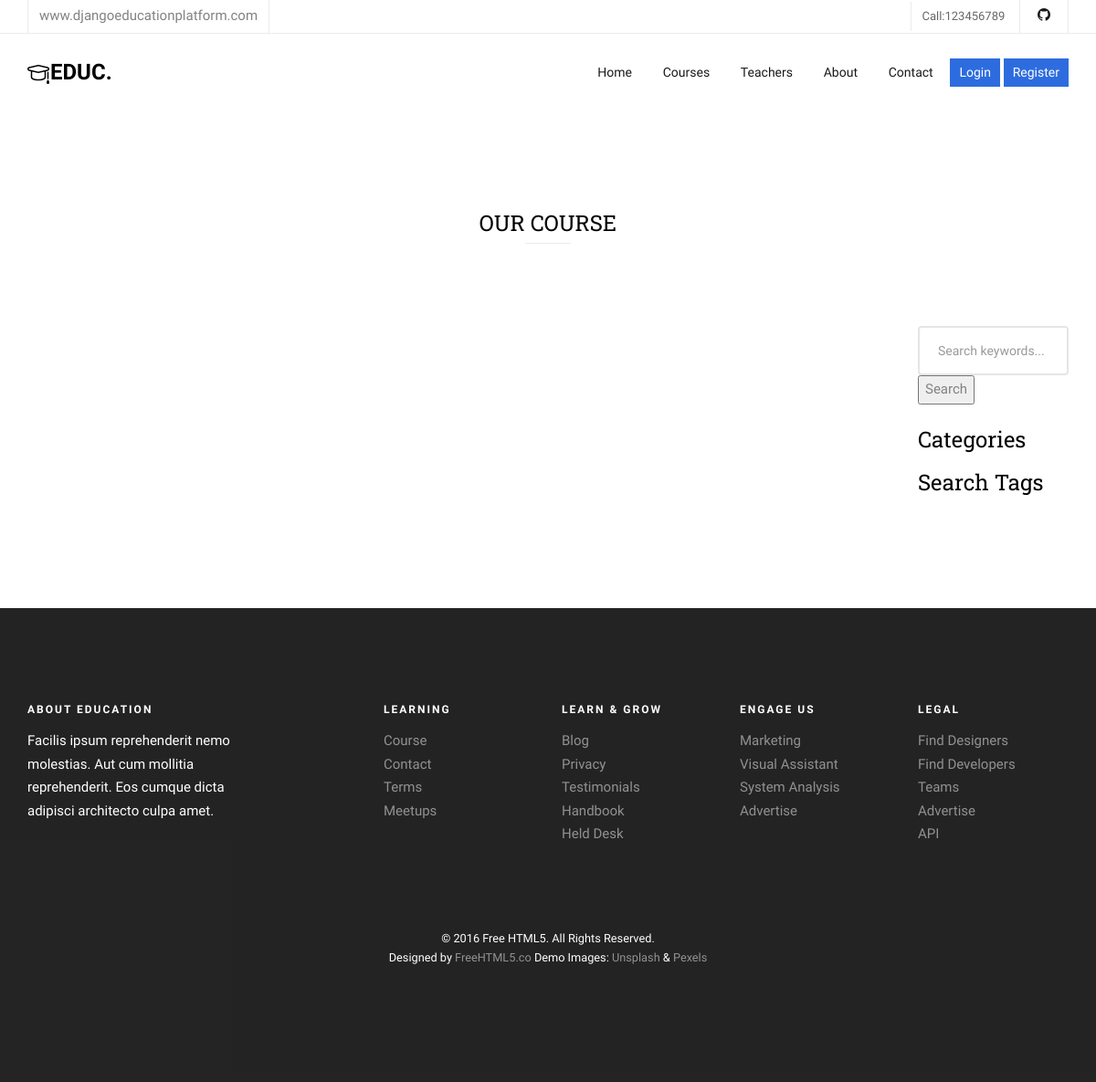
The page /courses/categories/web on the database as committed earlier.
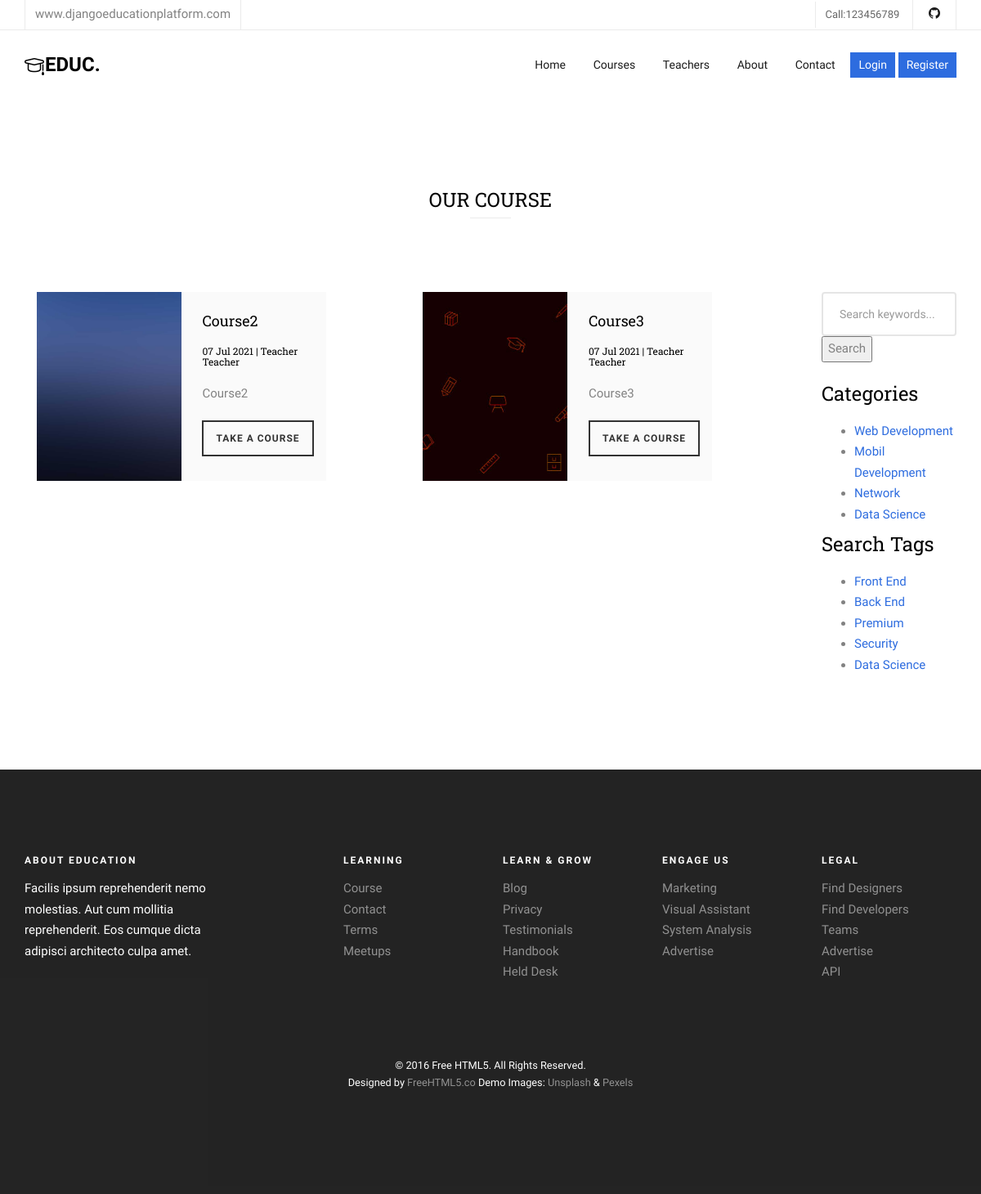
The same page on the database as committed later.
### apps/courses/models.py (models this page shows, shortened)
class Course(models.Model):
    name = models.CharField(max_length=250,unique=True, verbose_name="Course Name")
    description = models.TextField(blank=True, null=True)
    image = models.ImageField(upload_to="courses/%Y%m%d/",default="courses/default.jpg")
    date = models.DateTimeField(auto_now=True)
    available = models.BooleanField(default=True)
    category = models.ForeignKey(Category, null=True, on_delete=models.DO_NOTHING)
    tags =models.ManyToManyField(Tag, blank=True, null =True)
    teacher = models.ForeignKey(Teacher, null=True, on_delete=models.CASCADE)
    students =models.ManyToManyField(User, blank=True, related_name='courses_join')

class Category(models.Model):
    name=models.CharField(max_length=100,null=True)
    slug=models.SlugField(max_length=50,null=True, unique=True)

class Tag(models.Model):
    name=models.CharField(max_length=100,null=True)
    slug=models.SlugField(max_length=50,null=True, unique=True)

### apps/teachers/models.py (models this page shows)
class Teacher(models.Model):
    name = models.CharField(max_length=50)
    title = models.CharField(max_length=50)
    description = models.TextField(blank=True)
    image = models.ImageField(upload_to="courses/%Y/%m/%d/")
    facebook = models.URLField(max_length=100,blank=True)
    twitter = models.URLField(max_length=100,blank=True)
    linkedin = models.URLField(max_length=100,blank=True)
    youtube = models.URLField(max_length=100,blank=True)
    def __str__(self):
        return self.name

### apps/courses/views.py (the view)
# urls.py: path('categories/<slug:category_slug>',views.category, name="category"),
def category(request,category_slug):
    courses = Course.objects.all().filter(category__slug=category_slug)
    categories = Category.objects.all()
    tags = Tag.objects.all()
    context = {
       'courses':courses,
       'categories':categories,
       'tags':tags
    }
    return render(request,'courses/courses.html',context)

### apps/courses/templates/courses/courses.html
{% extends 'core/base.html' %}
{% load static %}
{% block content %}
	<div id="fh5co-course">
		<div class="container">
			<div class="row animate-box">
				<div class="col-md-6 col-md-offset-3 text-center fh5co-heading">
					<h2>Our Course</h2>
				</div>
			</div>
				<div class="row">
					<div class="col-md-10 animate-box fadeInUp animated-fast">
                {% for course in courses %}
				<div class="col-md-6 animate-box">
					<div class="course">
						<a href="#" class="course-img" style="background-image: url({{course.image.url}});">
						</a>
						<div class="desc">
							<h3><a href="#">{{ course.name }}</a></h3>
								<h6><span>{{course.date |date:"d M Y"}}</span> <span>| {{course.teacher}}</span></h6>
							<p>{{ course.description | truncatechars:120 }}</p>
							<span><a href="{% url 'course' course.category.slug course.id %}" class="btn btn-primary btn-sm btn-course">Take A Course</a></span>
						</div>
					</div>
				</div>
				{% endfor %}
			</div>
		<div class="col-md-2 animate-box fadeInUp animated-fast">
			<div class="widget-search ">
				<div class="site-search-area">
					<form method="get" id="site-searchform" action="{% url 'search' %}">
						<div>
							<input class="input-text form-control" name="search" id="search-k" placeholder="Search keywords..." type="text">
							<input id="searchsubmit" value="Search" type="submit" >
						</div>
					</form>
					<br/>
				</div>
			</div>
			<div class="widget-categories ">
				<h3 class="widget-title">Categories</h3>
					<ul>
						{% for category in categories %}
						<li><a href="{% url 'category' category.slug %}">{{ category.name }}</a></li>
						{% endfor %}
					</ul>
			</div>
			<div class="widget-tags">
				<h3 class="widget-title">Search Tags</h3>
				<ul class="tags">
					{% for tag in tags %}
					<li><a href="{% url 'tag' tag.slug %}">{% if tag.slug in request.path %}<b>{{tag.name}}</b> {% else %}{{ tag.name }} {% endif %}</a></li>
					{% endfor %}
				</ul>
			</div>
		</div>
</div>
</div>
</div>
    {% endblock %}

### apps/core/templates/core/base.html (shortened to what this page needs)
{% load static %}
<!DOCTYPE HTML>
<html>
	<head>
	<link rel="stylesheet" href="{% static 'css/animate.css' %}">
	<link rel="stylesheet" href="{% static 'css/icomoon.css' %}">
	<link rel="stylesheet" href="{% static 'css/bootstrap.css' %}">
	<link rel="stylesheet" href="{% static 'css/magnific-popup.css' %}">
	<link rel="stylesheet" href="{% static 'css/owl.carousel.min.css' %}">
	<link rel="stylesheet" href="{% static 'css/owl.theme.default.min.css' %}">
	<link rel="stylesheet" href="{% static 'css/flexslider.css' %}">
	<link rel="stylesheet" href="{% static 'css/pricing.css' %}">
	<link rel="stylesheet" href="{% static 'css/style.css' %}">
    <link rel="stylesheet" href="{% static 'css/responsive.css' %}">
    <link rel="stylesheet" href="{% static 'css/custom.css' %}">
	</head>
	<body>
	<div id="page">
    {% include "core/navbar.html" %}
	{% block content %}
    {% endblock %}
    {% include "core/footer.html" %}

### apps/core/templates/core/navbar.html
{% load static %}
<nav class="fh5co-nav" role="navigation">
    <div class="top">
        <div class="container">
            <div class="row">
                <div class="col-xs-12 text-right">
                    <p class="site">www.djangoeducationplatform.com</p>
                    <p class="num">Call:123456789</p>
                    <ul class="fh5co-social">
                        <li><a href="https://github.com/elifnurkarakoc"><i class="icon-github"></i></a></li>
                    </ul>
                </div>
            </div>
        </div>
    </div>
    <div class="top-menu">
        <div class="container">
            <div class="row">
                <div class="col-xs-2">
                    <div id="fh5co-logo"><a href="{% url 'index' %}"><i class="icon-study"></i>Educ<span>.</span></a></div>
                </div>
                <div class="col-xs-10 text-right menu-1">
                    <ul>
                        <li class="{% if '/' == request.path %} active {% endif %}"><a href="{% url 'index' %}">Home</a></li>
                        <li class="{% if 'course' in request.path%} active {% endif %}"><a href="{% url 'courses' %}">Courses</a></li>
                        <li class="{% if 'teachers' in request.path%} active {% endif %}"><a href="{% url 'teachers' %}">Teachers</a></li>
                        <li class="{% if 'about' in request.path%} active {% endif %}"><a href="{% url 'about' %}">About</a></li>
                        <li class="{% if 'contact' in request.path%} active {% endif %}"><a href="{% url 'contact' %}">Contact</a></li>
                        {% if user.is_authenticated %}
                        <li class="{% if 'dashboard' in request.path%} active {% endif %}"><a href="{% url 'dashboard' %}">{{user.username}}</a></li>
                        <li class="btn-cta"><a href="javascript:{document.getElementById('logout').submit()}"><span>Logout</span></a>
                            <form action="{% url 'logout' %}" method="POST" id="logout">
                                {% csrf_token %}
                                <input type="hidden"/>
                            </form>
                        </li>
                        {% else %}
                        <li class="btn-cta"><a href="{% url 'login' %}"><span>Login</span></a></li>
                        <li class="btn-cta"><a href="{% url 'register' %}"><span>Register</span></a></li>
                        {% endif %}
                    </ul>
                </div>
            </div>
        </div>
    </div>
</nav>

### apps/core/templates/core/footer.html (shortened to what this page needs)
{% load static %}
	<footer id="fh5co-footer" role="contentinfo" >
		<div class="overlay"></div>
		<div class="container">
			<div class="row row-pb-md">
				<div class="col-md-3 fh5co-widget">
					<h3>About Education</h3>
					<p>Facilis ipsum reprehenderit nemo molestias. Aut cum mollitia reprehenderit. Eos cumque dicta adipisci architecto culpa amet.</p>
				</div>
				<div class="col-md-2 col-sm-4 col-xs-6 col-md-push-1 fh5co-widget">
					<h3>Learning</h3>
					<ul class="fh5co-footer-links">
						<li><a href="#">Course</a></li>
						<li><a href="#">Contact</a></li>
						<li><a href="#">Terms</a></li>
						<li><a href="#">Meetups</a></li>
					</ul>
				</div>
				<div class="col-md-2 col-sm-4 col-xs-6 col-md-push-1 fh5co-widget">
					<h3>Learn &amp; Grow</h3>
					<ul class="fh5co-footer-links">
						<li><a href="#">Blog</a></li>
						<li><a href="#">Privacy</a></li>
						<li><a href="#">Testimonials</a></li>
						<li><a href="#">Handbook</a></li>
						<li><a href="#">Held Desk</a></li>
					</ul>
				</div>
				<div class="col-md-2 col-sm-4 col-xs-6 col-md-push-1 fh5co-widget">
					<h3>Engage us</h3>
					<ul class="fh5co-footer-links">
						<li><a href="#">Marketing</a></li>
						<li><a href="#">Visual Assistant</a></li>
						<li><a href="#">System Analysis</a></li>
						<li><a href="#">Advertise</a></li>
					</ul>
				</div>
				<div class="col-md-2 col-sm-4 col-xs-6 col-md-push-1 fh5co-widget">
					<h3>Legal</h3>
					<ul class="fh5co-footer-links">
						<li><a href="#">Find Designers</a></li>
						<li><a href="#">Find Developers</a></li>
						<li><a href="#">Teams</a></li>
						<li><a href="#">Advertise</a></li>
						<li><a href="#">API</a></li>
					</ul>
				</div>
			</div>
			<div class="row copyright">
				<div class="col-md-12 text-center">
					<p>
						<small class="block">&copy; 2016 Free HTML5. All Rights Reserved.</small>
						<small class="block">Designed by <a href="http://freehtml5.co/" target="_blank">FreeHTML5.co</a> Demo Images: <a href="http://unsplash.co/" target="_blank">Unsplash</a> &amp; <a href="https://www.pexels.com/" target="_blank">Pexels</a></small>
					</p>
				</div>
			</div>
		</div>
	</footer>
</div>
</body>
</html>

### static/css/icomoon.css (style rules this page uses)
[class^="icon-"], [class*=" icon-"] { font-family: 'icomoon' !important; speak: none; font-style: normal; font-weight: normal; font-variant: normal; text-transform: none; line-height: 1; -webkit-font-smoothing: antialiased; -moz-osx-font-smoothing: grayscale; }
.icon-study:before { content: "\e924"; }
.icon-github:before { content: "\eae0"; }

Rows that differ between the two databases and show on the page:
now on this page (row edited): Course: image (picture), name "Course2", date "07 Jul 2021", teacher "Teacher Teacher", description "Course2"
added Course: image (picture), name "Course3", date "07 Jul 2021", teacher "Teacher Teacher", description "Course3"
added Category: name "Web Development"
added Category: name "Mobil Development"
added Category: name "Network"
added Category: name "Data Science"
added Tag: name "Front End"
added Tag: name "Back End"
added Tag: name "Premium"
added Tag: name "Security"
added Tag: name "Data Science"
